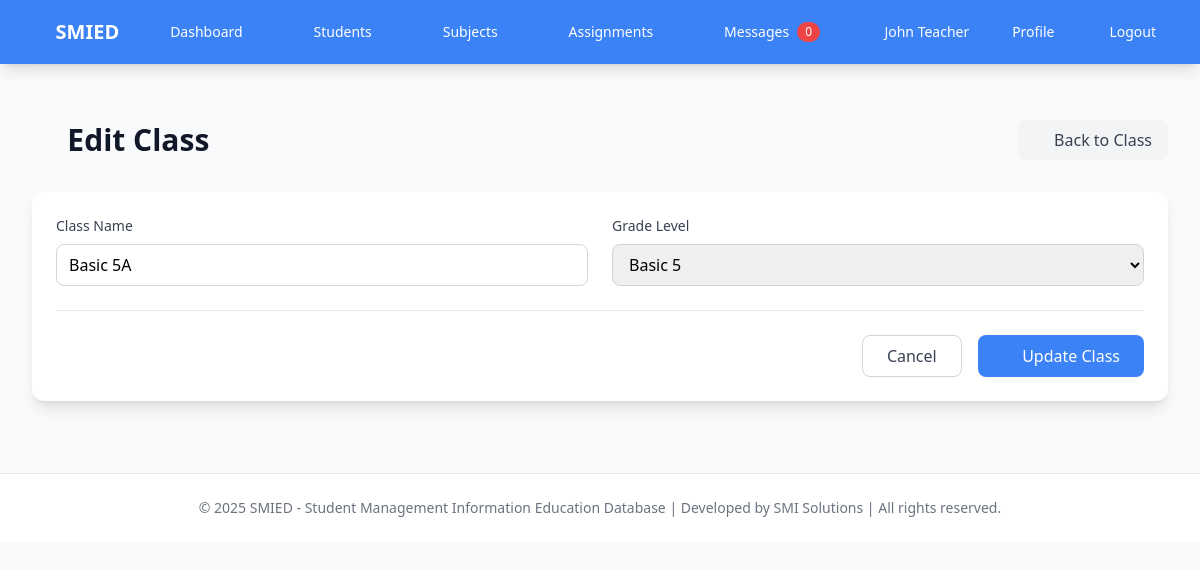
The page /teacher/class/1/edit (signed in) on the database its author committed.
### app.py (models this page shows, shortened)
class User(UserMixin, db.Model):
    id = db.Column(db.Integer, primary_key=True)
    username = db.Column(db.String(80), unique=True, nullable=False)
    email = db.Column(db.String(120), unique=True, nullable=False)
    password_hash = db.Column(db.String(120), nullable=False)
    role = db.Column(db.String(20), nullable=False)  # super_admin, school_admin, teacher, parent
    first_name = db.Column(db.String(50), nullable=False)
    last_name = db.Column(db.String(50), nullable=False)
    profile_picture = db.Column(db.String(200), nullable=True)  # Path to profile picture
    is_active = db.Column(db.Boolean, default=True)  # For teacher activation/deactivation
    school_id = db.Column(db.Integer, db.ForeignKey('school.id'), nullable=True)  # NULL for super_admin
    created_at = db.Column(db.DateTime, default=datetime.utcnow)
    classes = db.relationship('Class', backref='teacher', lazy=True)
    students = db.relationship('Student', backref='parent', lazy=True)
    assignments = db.relationship('Assignment', backref='teacher', lazy=True)
    comments_given = db.relationship('Comment', foreign_keys='Comment.giver_id', backref='giver', lazy=True)
    comments_received = db.relationship('Comment', foreign_keys='Comment.receiver_id', backref='receiver', lazy=True)

class Class(db.Model):
    id = db.Column(db.Integer, primary_key=True)
    name = db.Column(db.String(100), nullable=False)
    grade_level = db.Column(db.String(20), nullable=False)
    teacher_id = db.Column(db.Integer, db.ForeignKey('user.id'), nullable=False)
    school_id = db.Column(db.Integer, db.ForeignKey('school.id'), nullable=False)
    created_at = db.Column(db.DateTime, default=datetime.utcnow)
    students = db.relationship('Student', backref='class_obj', lazy=True)
    subjects = db.relationship('Subject', backref='class_obj', lazy=True)

### app.py (the view)
@app.route('/teacher/class/<int:class_id>/edit', methods=['GET', 'POST'])
@login_required
def edit_class(class_id):
    if current_user.role != 'teacher':
        flash('Access denied', 'error')
        return redirect(url_for('index'))
    class_obj = Class.query.get_or_404(class_id)
    if class_obj.teacher_id != current_user.id:
        flash('Access denied', 'error')
        return redirect(url_for('index'))
    if request.method == 'POST':
        class_obj.name = request.form['name']
        class_obj.grade_level = request.form['grade_level']
        db.session.commit()
        flash('Class updated successfully!', 'success')
        return redirect(url_for('view_class', class_id=class_id))
    return render_template('teacher/edit_class.html', class_obj=class_obj)

### app.py (called while the page is built)
@login_manager.user_loader
def load_user(user_id):
    return db.session.get(User, int(user_id))

@app.context_processor
def inject_globals():
    return {
        'date': date,
        'datetime': datetime
    }

### templates/teacher/edit_class.html (shortened to what this page needs)
{% extends "base.html" %}
{% block content %}
<div class="flex justify-between items-center mb-8">
    <h1 class="text-3xl font-bold text-gray-900 flex items-center">
        <i class="fas fa-edit mr-3"></i>Edit Class
    </h1>
    <a href="{{ url_for('view_class', class_id=class_obj.id) }}" class="bg-gray-100 text-gray-700 px-4 py-2 rounded-lg hover:bg-gray-200 transition duration-200">
        <i class="fas fa-arrow-left mr-2"></i>Back to Class
    </a>
</div>
<div class="bg-white rounded-xl shadow-lg p-6">
    <form method="POST" class="space-y-6">
        <div class="grid grid-cols-1 md:grid-cols-2 gap-6">
            <div>
                <label for="name" class="block text-sm font-medium text-gray-700 mb-2">Class Name</label>
                <input type="text" id="name" name="name" value="{{ class_obj.name }}" required
                    class="w-full px-3 py-2 border border-gray-300 rounded-lg focus:outline-none focus:ring-2 focus:ring-primary focus:border-transparent">
            </div>
            <div>
                <label for="grade_level" class="block text-sm font-medium text-gray-700 mb-2">Grade Level</label>
                <select id="grade_level" name="grade_level" required
                    class="w-full px-3 py-2 border border-gray-300 rounded-lg focus:outline-none focus:ring-2 focus:ring-primary focus:border-transparent">
                    <option value="5" {% if class_obj.grade_level == '5' %}selected{% endif %}>Basic 5</option>
                </select>
            </div>
        </div>
        <div class="flex justify-end space-x-4 pt-6 border-t border-gray-200">
            <a href="{{ url_for('view_class', class_id=class_obj.id) }}" class="px-6 py-2 border border-gray-300 rounded-lg text-gray-700 hover:bg-gray-50 transition duration-200">
                Cancel
            </a>
            <button type="submit" class="px-6 py-2 bg-primary text-white rounded-lg hover:bg-blue-700 transition duration-200">
                <i class="fas fa-save mr-2"></i>Update Class
            </button>
        </div>
    </form>
</div>
{% endblock %}

### templates/base.html (shortened to what this page needs)
<!DOCTYPE html>
<html lang="en">
<head>
    <script src="https://cdn.tailwindcss.com"></script>
    <link href="https://cdnjs.cloudflare.com/ajax/libs/font-awesome/6.0.0/css/all.min.css" rel="stylesheet">
    <link href="{{ url_for('static', filename='css/style.css') }}" rel="stylesheet">
</head>
<body class="bg-gray-50 min-h-screen">
    <nav class="bg-primary shadow-lg">
        <div class="max-w-7xl mx-auto px-4 sm:px-6 lg:px-8">
            <div class="flex justify-between h-16">
                <div class="flex">
                    <div class="flex-shrink-0 flex items-center">
                        <a href="{{ url_for('index') }}" class="text-white text-xl font-bold flex items-center">
                            <i class="fas fa-graduation-cap mr-2"></i>SMIED
                        </a>
                    </div>
                    <div class="hidden sm:ml-6 sm:flex sm:space-x-8">
                        {% if current_user.is_authenticated %}
                            {% if current_user.role == 'admin' %}
                                <a href="{{ url_for('admin_dashboard') }}" class="text-white hover:text-gray-300 px-3 py-2 rounded-md text-sm font-medium flex items-center">
                                    <i class="fas fa-gauge mr-1"></i>Dashboard
                                </a>
                                <a href="{{ url_for('manage_teachers') }}" class="text-white hover:text-gray-300 px-3 py-2 rounded-md text-sm font-medium flex items-center">
                                    <i class="fas fa-chalkboard-user mr-1"></i>Teachers
                                </a>
                                <a href="{{ url_for('manage_classes') }}" class="text-white hover:text-gray-300 px-3 py-2 rounded-md text-sm font-medium flex items-center">
                                    <i class="fas fa-school mr-1"></i>Classes
                                </a>
                                <a href="{{ url_for('admin_notifications') }}" class="text-white hover:text-gray-300 px-3 py-2 rounded-md text-sm font-medium flex items-center relative">
                                    <i class="fas fa-bell mr-1"></i>Notifications
                                    <span id="notification-count" class="ml-2 inline-flex items-center px-2 py-0.5 rounded-full text-xs font-medium bg-red-500 text-white hidden">0</span>
                                </a>
                            {% elif current_user.role == 'teacher' %}
                                <a href="{{ url_for('teacher_dashboard') }}" class="text-white hover:text-gray-300 px-3 py-2 rounded-md text-sm font-medium flex items-center">
                                    <i class="fas fa-gauge mr-1"></i>Dashboard
                                </a>
                                <a href="{{ url_for('manage_students') }}" class="text-white hover:text-gray-300 px-3 py-2 rounded-md text-sm font-medium flex items-center">
                                    <i class="fas fa-graduation-cap mr-1"></i>Students
                                </a>
                                <a href="{{ url_for('manage_subjects') }}" class="text-white hover:text-gray-300 px-3 py-2 rounded-md text-sm font-medium flex items-center">
                                    <i class="fas fa-book mr-1"></i>Subjects
                                </a>
                                <a href="{{ url_for('manage_assignments') }}" class="text-white hover:text-gray-300 px-3 py-2 rounded-md text-sm font-medium flex items-center">
                                    <i class="fas fa-tasks mr-1"></i>Assignments
                                </a>
                                <a href="{{ url_for('teacher_messages') }}" class="text-white hover:text-gray-300 px-3 py-2 rounded-md text-sm font-medium flex items-center relative">
                                    <i class="fas fa-envelope mr-1"></i>Messages
                                    <span id="teacher-message-count" class="ml-2 inline-flex items-center px-2 py-0.5 rounded-full text-xs font-medium bg-red-500 text-white hidden">0</span>
                                </a>
                            {% endif %}
                        {% endif %}
                    </div>
                </div>
                <div class="hidden sm:ml-6 sm:flex sm:items-center">
                    {% if current_user.is_authenticated %}
                        <div class="ml-3 relative">
                            <div class="flex items-center space-x-4">
                                <span class="text-white text-sm">{{ current_user.first_name }} {{ current_user.last_name }}</span>
                                <a href="{{ url_for('profile') }}" class="text-white hover:text-gray-300 px-3 py-2 rounded-md text-sm font-medium">
                                    <i class="fas fa-user-gear mr-1"></i>Profile
                                </a>
                                <a href="{{ url_for('logout') }}" class="text-white hover:text-gray-300 px-3 py-2 rounded-md text-sm font-medium">
                                    <i class="fas fa-right-from-bracket mr-1"></i>Logout
                                </a>
                            </div>
                        </div>
                    {% else %}
                        <a href="{{ url_for('login') }}" class="text-white hover:text-gray-300 px-3 py-2 rounded-md text-sm font-medium">
                            <i class="fas fa-right-to-bracket mr-1"></i>Login
                        </a>
                    {% endif %}
                </div>
            </div>
        </div>
    </nav>
    <div class="max-w-7xl mx-auto px-4 sm:px-6 lg:px-8 py-4">
    </div>
    <main class="max-w-7xl mx-auto px-2 sm:px-4 lg:px-8 py-4 sm:py-6 dashboard-mobile">
        {% block content %}{% endblock %}
    </main>
    <footer class="bg-white border-t border-gray-200 mt-12">
        <div class="max-w-7xl mx-auto py-6 px-4 sm:px-6 lg:px-8">
            <p class="text-center text-gray-500 text-sm">&copy; 2025 SMIED - Student Management Information Education Database | Developed by SMI Solutions | All rights reserved.</p>
        </div>
    </footer>
</body>
</html>

### static/css/style.css (style rules this page uses)
body { overflow-x: hidden; }
main { max-width: 100%; overflow-x: hidden; }
nav { box-shadow: 0 2px 4px rgba(0, 0, 0, 0.1); }
nav .max-w-7xl { padding-left: 1rem; padding-right: 1rem; }
@media (min-width: 640px) { nav .max-w-7xl { padding-left: 1.5rem; padding-right: 1.5rem; } }
@media (min-width: 1024px) { nav .max-w-7xl { padding-left: 2rem; padding-right: 2rem; } }
nav .h-16 { min-height: 4rem; }
nav a { white-space: nowrap; }
nav .flex.items-center span { display: none; }
@media (min-width: 640px) { nav .flex.items-center span { display: inline; } }
@media (min-width: 769px) { nav .flex-shrink-0 a { font-size: 1.25rem; transition: transform 0.2s; } }

### templates/base.html (style rules this page uses)
:root { --primary-color: #3B82F6; --secondary-color: #6B7280; --accent-color: #10B981; }
.bg-primary { background-color: var(--primary-color) !important; }

### rows shown on the page
User: first_name "John", last_name "Teacher"
Class: name "Basic 5A", grade_level "Basic 5"
